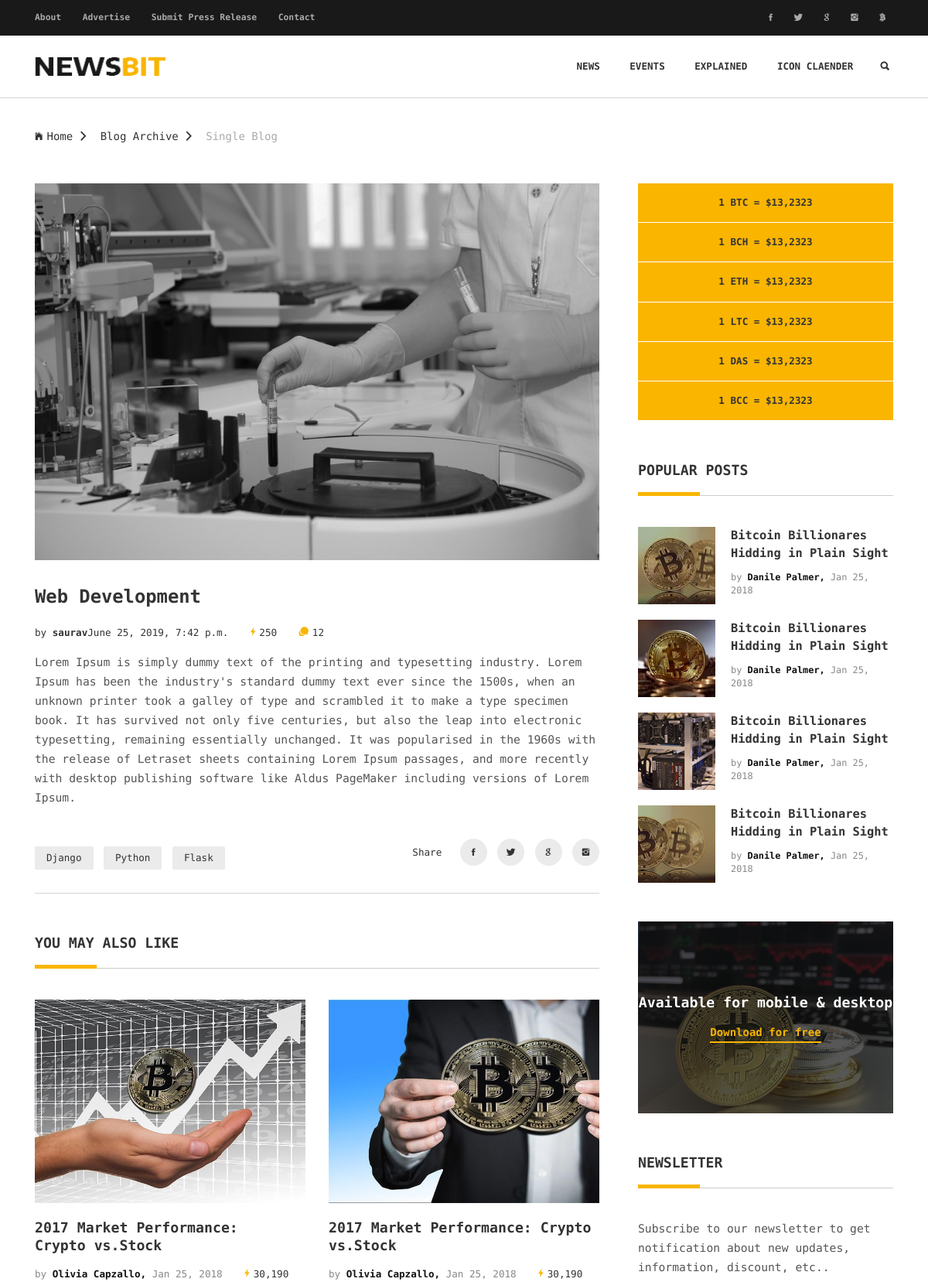
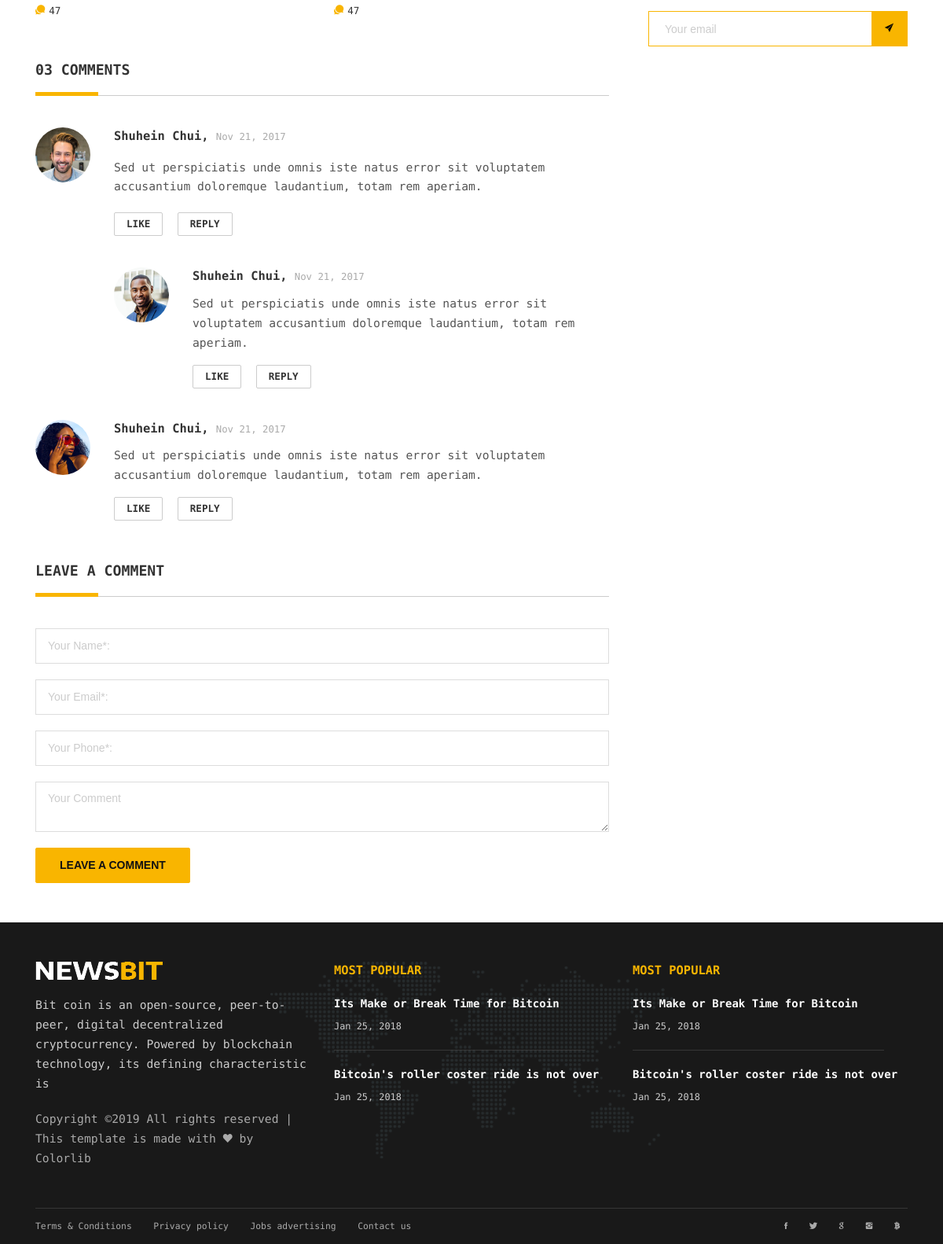
The app's page /font-end-post/single/post/1/ with its own data (2 pictures, top to bottom).
### news/models.py (models this page shows, shortened)
class Post(models.Model):
    title = models.CharField(max_length=150)
    author = models.ForeignKey(Author, on_delete=models.CASCADE)
    thumbnail = models.ImageField(upload_to='post/img')
    timestamp = models.DateTimeField(auto_now_add=True)
    view_count = models.PositiveIntegerField(default=0)
    comment_count = models.PositiveIntegerField(default=0)
    text = models.TextField()
    category = models.ManyToManyField(category)
    featured = models.BooleanField()

class Author(models.Model):
    user = models.OneToOneField(User, on_delete=models.CASCADE)
    pic  = models.ImageField(upload_to='img/author/')
    def __str__(self):
        return self.user.username

class category(models.Model):
    name = models.CharField(max_length=15)
    def __str__(self):
        return self.name

### news/views.py (the view)
# urls.py: path('single/post/<int:pk>/', views.SinglePost.as_view(), name="single"),
class SinglePost(DetailView):
    model = Post
    template_name = "single-post.html"

### templates/single-post.html (shortened to what this page needs)
{% extends 'base.html' %}
{% load static %}
{% block news_content %}
	<section class="ptb-0">
		<div class="mb-30 brdr-ash-1 opacty-5"></div>
		<div class="container">
			<a class="mt-10" href="index.html"><i class="mr-5 ion-ios-home"></i>Home<i class="mlr-10 ion-chevron-right"></i></a>
			<a class="mt-10" href="archive-page.html">Blog Archive<i class="mlr-10 ion-chevron-right"></i></a>
			<a class="mt-10 color-ash" href="single-page.html">Single Blog</a>
		</div>
	</section>
	<section>
		<div class="container">
			<div class="row">
				<div class="col-md-12 col-lg-8">
					<img src="{{ object.thumbnail.url }}" alt="">
					<h3 class="mt-30"><b>{{ object.title }}</b></h3>
					<ul class="list-li-mr-20 mtb-15">
						<li>by <a href="#"><b>{{ object.author }} </b></a>{{ object.timestamp }}</li>
						<li><i class="color-primary mr-5 font-12 ion-ios-bolt"></i>{{ object.view_count }}</li>
						<li><i class="color-primary mr-5 font-12 ion-chatbubbles"></i>{{ object.comment_count }}</li>
					</ul>
					<p>{{ object.text }}</p>
					<div class="float-left-right text-center mt-40 mt-sm-20">
						<ul class="mb-30 list-li-mt-10 list-li-mr-5 list-a-plr-15 list-a-ptb-7 list-a-bg-grey list-a-br-2 list-a-hvr-primary ">
							{% for cat in object.category.all %}
							<li><a href="#">{{ cat }}</a></li>
							{% endfor %}
						</ul>
						<ul class="mb-30 list-a-bg-grey list-a-hw-radial-35 list-a-hvr-primary list-li-ml-5">
							<li class="mr-10 ml-0">Share</li>
							<li><a href="#"><i class="ion-social-facebook"></i></a></li>
							<li><a href="#"><i class="ion-social-twitter"></i></a></li>
							<li><a href="#"><i class="ion-social-google"></i></a></li>
							<li><a href="#"><i class="ion-social-instagram"></i></a></li>
						</ul>
					</div>
					<div class="brdr-ash-1 opacty-5"></div>
					<h4 class="p-title mt-50"><b>YOU MAY ALSO LIKE</b></h4>
					<div class="row">
						<div class="col-sm-6">
							<img src="{% static 'images/crypto-news-2-600x450.jpg' %}" alt="">
							<h4 class="pt-20"><a href="#"><b>2017 Market Performance: <br/>Crypto vs.Stock</b></a></h4>
							<ul class="list-li-mr-20 pt-10 mb-30">
								<li class="color-lite-black">by <a href="#" class="color-black"><b>Olivia Capzallo,</b></a>
								Jan 25, 2018</li>
								<li><i class="color-primary mr-5 font-12 ion-ios-bolt"></i>30,190</li>
								<li><i class="color-primary mr-5 font-12 ion-chatbubbles"></i>47</li>
							</ul>
						</div>
						<div class="col-sm-6">
							<img src="{% static 'images/crypto-news-1-600x450.jpg' %}" alt="">
							<h4 class="pt-20"><a href="#"><b>2017 Market Performance: Crypto vs.Stock</b></a></h4>
							<ul class="list-li-mr-20 pt-10 mb-30">
								<li class="color-lite-black">by <a href="#" class="color-black"><b>Olivia Capzallo,</b></a>
								Jan 25, 2018</li>
								<li><i class="color-primary mr-5 font-12 ion-ios-bolt"></i>30,190</li>
								<li><i class="color-primary mr-5 font-12 ion-chatbubbles"></i>47</li>
							</ul>
						</div>
					</div>
					<h4 class="p-title mt-20"><b>03 COMMENTS</b></h4>
					<div class="sided-70 mb-40">
						<div class="s-left rounded">
							<img src="{% static 'images/profile-3-120x120.jpg' %}" alt="">
						</div>
						<div class="s-right ml-100 ml-xs-85">
							<h5><b>Shuhein Chui, </b> <span class="font-8 color-ash">Nov 21, 2017</span></h5>
							<p class="mtb-15">Sed ut perspiciatis unde omnis iste natus error sit voluptatem accusantium
								doloremque laudantium, totam rem aperiam.</p>
							<a class="btn-brdr-grey btn-b-sm plr-15 mr-10 mt-5" href="#"><b>LIKE</b></a>
							<a class="btn-brdr-grey btn-b-sm plr-15 mt-5" href="#"><b>REPLY</b></a>
						</div>
					</div>
					<div class="sided-70 ml-100 ml-xs-20 mb-40">
						<div class="s-left rounded">
							<img src="{% static 'images/profile-1-120x120.jpg' %}" alt="">
						</div>
						<div class="s-right ml-100 ml-xs-85">
							<h5><b>Shuhein Chui, </b> <span class="font-8 color-ash">Nov 21, 2017</span></h5>
							<p class="mtb-10">Sed ut perspiciatis unde omnis iste natus error sit voluptatem accusantium
								doloremque laudantium, totam rem aperiam.</p>
							<a class="btn-brdr-grey btn-b-sm plr-15 mr-10 mt-5" href="#"><b>LIKE</b></a>
							<a class="btn-brdr-grey btn-b-sm plr-15 mt-5" href="#"><b>REPLY</b></a>
						</div>
					</div>
					<div class="sided-70 mb-50">
						<div class="s-left rounded">
							<img src="{% static 'images/profile-2-120x120.jpg' %}" alt="">
						</div>
						<div class="s-right ml-100 ml-xs-85">
							<h5><b>Shuhein Chui, </b> <span class="font-8 color-ash">Nov 21, 2017</span></h5>
							<p class="mt-10 mb-15">Sed ut perspiciatis unde omnis iste natus error sit voluptatem accusantium
								doloremque laudantium, totam rem aperiam.</p>
							<a class="btn-brdr-grey btn-b-sm plr-15 mr-10" href="#"><b>LIKE</b></a>
							<a class="btn-brdr-grey btn-b-sm plr-15" href="#"><b>REPLY</b></a>
						</div>
					</div>
					<h4 class="p-title mt-20"><b>LEAVE A COMMENT</b></h4>
					<form class="form-block form-plr-15 form-h-45 form-mb-20 form-brdr-lite-white mb-md-50">
						<input type="text" placeholder="Your Name*:">
						<input type="text" placeholder="Your Email*:">
						<input type="text" placeholder="Your Phone*:">
						<textarea class="ptb-10" placeholder="Your Comment"></textarea>
						<button class="btn-fill-primary plr-30" rows="4" cols="50" type="submit"><b>LEAVE A COMMENT</b></button>
					</form>
				</div>
				<div class="col-md-6 col-lg-4">
					<div class="pl-20 pl-md-0">
						<ul class="list-block list-li-ptb-15 list-btm-border-white bg-primary text-center">
							<li><b>1 BTC = $13,2323</b></li>
							<li><b>1 BCH = $13,2323</b></li>
							<li><b>1 ETH = $13,2323</b></li>
							<li><b>1 LTC = $13,2323</b></li>
							<li><b>1 DAS = $13,2323</b></li>
							<li><b>1 BCC = $13,2323</b></li>
						</ul>
						<div class="mtb-50">
							<h4 class="p-title"><b>POPULAR POSTS</b></h4>
							<a class="oflow-hidden pos-relative mb-20 dplay-block" href="#">
								<div class="wh-100x abs-tlr"><img src="{% static 'images/polular-1-100x100.jpg' %}" alt=""></div>
								<div class="ml-120 min-h-100x">
									<h5><b>Bitcoin Billionares Hidding in Plain Sight</b></h5>
									<h6 class="color-lite-black pt-10">by <span class="color-black"><b>Danile Palmer,</b></span> Jan 25, 2018</h6>
								</div>
							</a>
							<a class="oflow-hidden pos-relative mb-20 dplay-block" href="#">
								<div class="wh-100x abs-tlr"><img src="{% static 'images/polular-2-100x100.jpg' %}" alt=""></div>
								<div class="ml-120 min-h-100x">
									<h5><b>Bitcoin Billionares Hidding in Plain Sight</b></h5>
									<h6 class="color-lite-black pt-10">by <span class="color-black"><b>Danile Palmer,</b></span> Jan 25, 2018</h6>
								</div>
							</a>
							<a class="oflow-hidden pos-relative mb-20 dplay-block" href="#">
								<div class="wh-100x abs-tlr"><img src="{% static 'images/polular-3-100x100.jpg' %}" alt=""></div>
								<div class="ml-120 min-h-100x">
									<h5><b>Bitcoin Billionares Hidding in Plain Sight</b></h5>
									<h6 class="color-lite-black pt-10">by <span class="color-black"><b>Danile Palmer,</b></span> Jan 25, 2018</h6>
								</div>
							</a>
							<a class="oflow-hidden pos-relative mb-20 dplay-block" href="#">
								<div class="wh-100x abs-tlr"><img src="{% static 'images/polular-4-100x100.jpg' %}" alt=""></div>
								<div class="ml-120 min-h-100x">
									<h5><b>Bitcoin Billionares Hidding in Plain Sight</b></h5>
									<h6 class="color-lite-black pt-10">by <span class="color-black"><b>Danile Palmer,</b></span> Jan 25, 2018</h6>
								</div>
							</a>
						</div>
						<div class="mtb-50 pos-relative">
							<img src="images/banner-1-600x450.jpg" alt="">
							<div class="abs-tblr bg-layer-7 text-center color-white">
								<div class="dplay-tbl">
									<div class="dplay-tbl-cell">
										<h4><b>Available for mobile & desktop</b></h4>
										<a class="mt-15 color-primary link-brdr-btm-primary" href="#"><b>Download for free</b></a>
									</div>
								</div>
							</div>
						</div>
						<div class="mtb-50 mb-md-0">
							<h4 class="p-title"><b>NEWSLETTER</b></h4>
							<p class="mb-20">Subscribe to our newsletter to get notification about new updates,
								information, discount, etc..</p>
							<form class="nwsltr-primary-1">
								<input type="text" placeholder="Your email"/>
								<button type="submit"><i class="ion-ios-paperplane"></i></button>
							</form>
						</div>
					</div>
				</div>
			</div>
		</div>
	</section>
{% endblock news_content %}

### records on screen
Post: thumbnail (picture), title "Web Development", author "saurav", timestamp "June 25, 2019, 7:42 p.m.", view_count "250", comment_count "12", text "Lorem Ipsum is simply dummy text of the printing and typesetting industry. Lorem Ipsum has been the industry's standard dummy text ever since the 1500s, when an unknown printer took a galley of type and scrambled it to make a type specimen book. It has survived not only five centuries, but also the leap into electronic typesetting, remaining essentially unchanged. It was popularised in the 1960s with the release of Letraset sheets containing Lorem Ipsum passages, and more recently with desktop publishing software like Aldus PageMaker including versions of Lorem Ipsum."
category: name "Django"
category: name "Python"
category: name "Flask"
